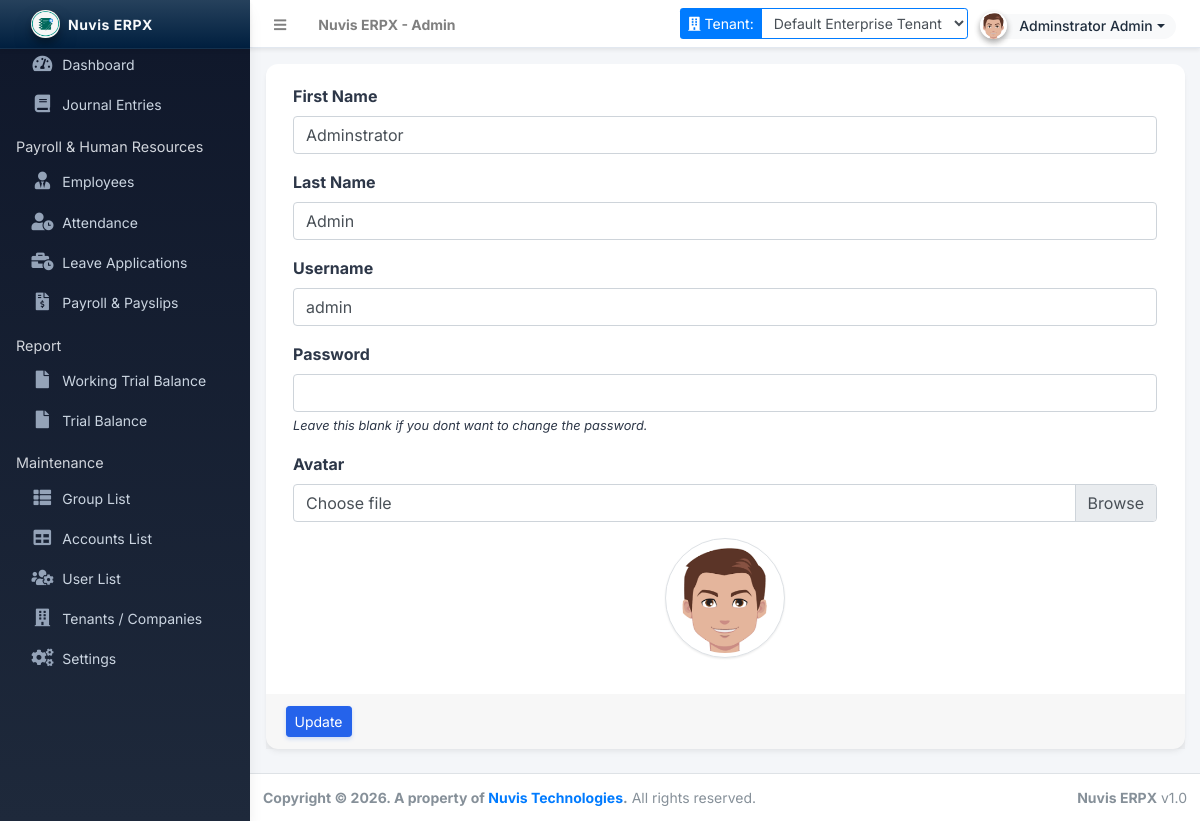
The app's page /admin/?page=user (signed in) with its own data.
### tables this page shows
CREATE TABLE `users` (
  `id` int(50) NOT NULL,
  `tenant_id` int(30) NOT NULL DEFAULT 1,
  `firstname` varchar(250) NOT NULL,
  `middlename` text DEFAULT NULL,
  `lastname` varchar(250) NOT NULL,
  `username` text NOT NULL,
  `password` text NOT NULL,
  `avatar` text DEFAULT NULL,
  `last_login` datetime DEFAULT NULL,
  `type` tinyint(1) NOT NULL DEFAULT 0,
  `status` int(1) NOT NULL DEFAULT 1 COMMENT '0=not verified, 1 = verified',
  `date_added` datetime NOT NULL DEFAULT current_timestamp(),
  `date_updated` datetime DEFAULT NULL ON UPDATE current_timestamp()
);

### classes/DBConnection.php (called while the page is built, shortened)
<?php
class DBConnection{
    private $host = DB_SERVER;
    private $username = DB_USERNAME;
    private $password = DB_PASSWORD;
    private $database = DB_NAME;
    public $conn;
    public function __construct(){
        if (!isset($this->conn)) {
            $this->conn = new mysqli($this->host, $this->username, $this->password, $this->database);
        }
    }
}
?>

### classes/SystemSettings.php (called while the page is built, shortened)
<?php
class SystemSettings extends DBConnection{
	function userdata($field = ''){
		if(!empty($field)){
			if(isset($_SESSION['userdata'][$field]))
				return $_SESSION['userdata'][$field];
			else
				return null;
		}else{
			return false;
		}
	}
}
$_settings = new SystemSettings();
?>

### config.php (called while the page is built, shortened)
<?php
require_once('classes/DBConnection.php');
require_once('classes/SystemSettings.php');
function validate_image($file){
	if(!empty($file)){
        $ex = explode('?',$file);
        $file = $ex[0];
        $param =  isset($ex[1]) ? '?'.$ex[1]  : '';
		if(is_file(base_app.$file)){
			return base_url.$file.$param;
		}else{
			return base_url.'dist/img/no-image-available.png';
		}
	}else{
		return base_url.'dist/img/no-image-available.png';
	}
}
?>

### admin/user/index.php (the view, shortened to what this page needs)
<?php
$user = $conn->query("SELECT * FROM users where id ='".$_settings->userdata('id')."'");
foreach($user->fetch_array() as $k =>$v){
	$meta[$k] = $v;
}
?>
<div class="card card-outline card-primary">
	<div class="card-body">
		<div class="container-fluid">
			<form action="" id="manage-user">
				<div class="form-group">
					<label for="name">First Name</label>
					<input type="text" name="firstname" id="firstname" class="form-control" value="<?php echo isset($meta['firstname']) ? $meta['firstname']: '' ?>" required>
				</div>
				<div class="form-group">
					<label for="name">Last Name</label>
					<input type="text" name="lastname" id="lastname" class="form-control" value="<?php echo isset($meta['lastname']) ? $meta['lastname']: '' ?>" required>
				</div>
				<div class="form-group">
					<label for="username">Username</label>
					<input type="text" name="username" id="username" class="form-control" value="<?php echo isset($meta['username']) ? $meta['username']: '' ?>" required  autocomplete="off">
				</div>
				<div class="form-group">
					<label for="password">Password</label>
					<input type="password" name="password" id="password" class="form-control" value="" autocomplete="off">
					<small><i>Leave this blank if you dont want to change the password.</i></small>
				</div>
				<div class="form-group">
					<label for="" class="control-label">Avatar</label>
					<div class="custom-file">
		              <label class="custom-file-label" for="customFile">Choose file</label>
		            </div>
				</div>
				<div class="form-group d-flex justify-content-center">
					<img src="<?php echo validate_image(isset($meta['avatar']) ? $meta['avatar'] :'') ?>" alt="" id="cimg" class="img-fluid img-thumbnail">
				</div>
			</form>
		</div>
	</div>
	<div class="card-footer">
			<div class="col-md-12">
				<div class="row">
					<button class="btn btn-sm btn-primary" form="manage-user">Update</button>
				</div>
			</div>
		</div>
</div>

### admin/user/index.php (style rules this page uses)
img#cimg { height: 15vh; width: 15vh; object-fit: cover; border-radius: 100% 100%; }

### records on screen
users: firstname "Adminstrator", lastname "Admin", username "admin", avatar (picture)

### other values on screen
$_settings->info('name') "Nuvis ERPX"
$_settings->userdata('firstname').' '.$_settings->userdata('lastname') "Adminstrator Admin"
$_settings->info('short_name') "Nuvis ERPX"
form field value "Default Enterprise Tenant"
